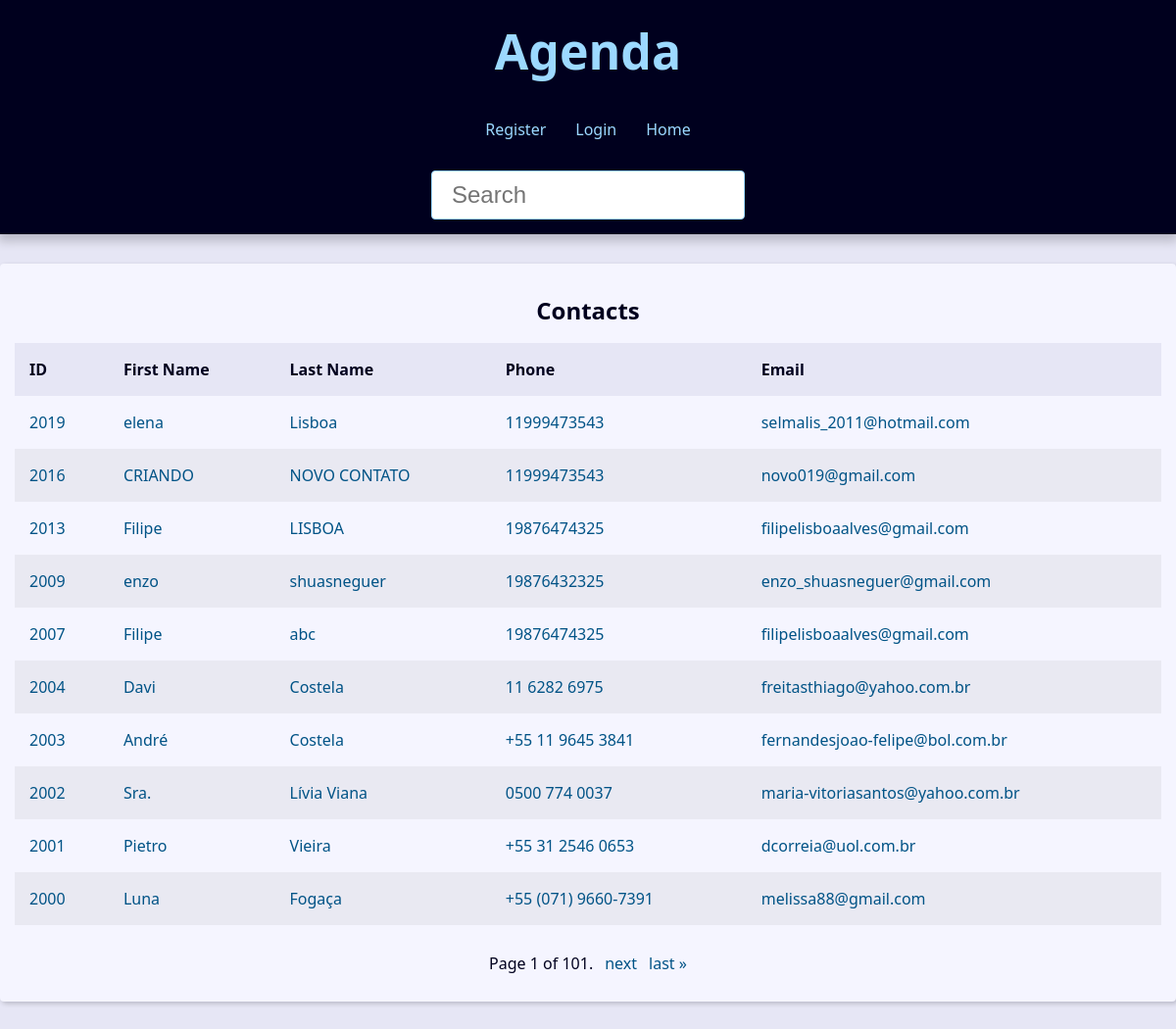
The page / on the database its author committed.
### contact/models.py (models this page shows, shortened)
class Contact(models.Model):
    first_name = models.CharField(max_length=50)
    last_name = models.CharField(max_length=50, blank=True)
    phone = models.CharField(max_length=50, verbose_name="Phone")
    email = models.EmailField(max_length=254, blank=True)
    created_date = models.DateTimeField(default=timezone.now)
    description = models.TextField(blank=True)
    show = models.BooleanField(default=True)
    picture = models.ImageField(blank=True, upload_to='pictureS/%Y/%m/') #python -m pip installPillow
    category = models.ForeignKey(
        Category,
        on_delete=models.SET_NULL,
        null=True,
        blank=True
        )
    owner = models.ForeignKey(
        User,
        on_delete=models.SET_NULL,
        null=True,
        blank=True
        )

### contact/views/contact_views.py (the view)
# urls.py: path('', views.index, name='index'),
def index(request):
    contacts = Contact.objects.filter(show=True).order_by('-id')
    p = Paginator(contacts, 10)
    page_number = request.GET.get("page")
    page_obj = p.get_page(page_number)
    title = f'Contacts -'
    context = {
        'title':title,
        'page_obj': page_obj
    }
    return render(
        request=request,
        template_name= 'contact/index.html',
        context=context
    )

### contact/templates/contact/index.html
{% extends "global/base.html" %}
{% block content %}
    {% if page_obj %}
        <div class="responsive-table">
            <table class="contacts-table ">
                <caption class="table-caption">Contacts</caption>
                <thead>
                    <tr class="table-row table-row-header">
                        <th class="table-header">ID</th>
                        <th class="table-header" >First Name</th>
                        <th class="table-header">Last Name</th>
                        <th class="table-header">Phone</th>
                        <th class="table-header">Email</th>
                    </tr>
                </thead>
                <tbody>
                    {% for contact in page_obj  %}
                        <tr class="table-row">
                            <td class="table-cel">
                                <a href="{% url "contact:contact" contact.id %}"class="table-link">
                                    {{contact.id}}
                                </a>
                            </td>
                            <td class="table-cel">
                                <a href="#" class="table-link">
                                    {{contact.first_name}}
                                </a>
                            </td>
                            <td class="table-cel">
                                <a href="#" class="table-link">
                                    {{contact.last_name}}
                                </a>
                            </td>
                            <td class="table-cel">
                                <a href="#" class="table-link">
                                    {{contact.phone}}
                                </a>
                            </td>
                            <td class="table-cel">
                                <a href="#" class="table-link">
                                    {{contact.email}}
                                </a>
                            </td>
                        </tr>
                    {% endfor %}
                </tbody>
            </table>
        </div>
    {% else %}
        <div class="single-contact">
            <h1 class="single-contact-name">
                Nenhum contato encontrado.
            </h1>
        </div>
    {% endif %}
{% endblock content %}

### base_templates/global/base.html (shortened to what this page needs)
{% include "global/partials/_head.html" %}
<body>
    {% include "global/partials/_header.html" %}
    <main class="content">
        {% block content %}{% endblock content %}
        {% include "global/partials/_pagination.html" %}
    </main>
</body>
</html>

### base_templates/global/partials/_head.html (shortened to what this page needs)
{% load static %}<!DOCTYPE html>
<html lang="pt-BR">
<head>
    <link rel="stylesheet" href="{% static 'global/css/style.css' %}">
</head>

### base_templates/global/partials/_header.html
<header class="header">
    <h1 class="header-heading">
        <a href="{% url "contact:index" %}" class="header-link">
            Agenda
        </a>
    </h1>
    <nav class="menu">
        <ul class="menu-list">
            {% if user.is_authenticated %}
                <li class="menu-item">
                    <a href="{% url "contact:create" %}" class="menu-link">Create</a>
                </li>
                <li class="menu-item">
                    <a href="{% url "contact:user_update" %}" class="menu-link">Profile</a>
                </li>
                <li class="menu-item">
                    <a href="{% url "contact:logout" %}" class="menu-link">Logout</a>
                </li>
            {% else %}
                <li class="menu-item">
                    <a href="{% url "contact:register" %}" class="menu-link">Register</a>
                </li>
                <li class="menu-item">
                    <a href="{% url "contact:login" %}" class="menu-link">Login</a>
                </li>
            {% endif %}
            <li class="menu-item">
                <a href="{% url "contact:index" %}" class="menu-link">Home</a>
            </li>
        </ul>
    </nav>
    <div class="search">
        <form action="{% url "contact:search" %}" method="get">
            <input
            type="text"
            class="search-input"
            placeholder="Search"
            id="search"
            name="q"
            value="{{request.GET.q.strip}}"
            >
        </form>
    </div>
</header>

### base_templates/global/partials/_pagination.html (shortened to what this page needs)
{% if page_obj  %}
    <div class="pagination">
        <span class="step-links">
            <span class="current">
                Page {{ page_obj.number }} of {{ page_obj.paginator.num_pages }}.
            </span>
            {% if page_obj.has_next %}
                <a href="?page={{ page_obj.next_page_number }} &q={{request.GET.q.strip}}">next</a>
                <a href="?page={{ page_obj.paginator.num_pages }} &q={{request.GET.q.strip}}">last &raquo;</a>
            {% endif %}
        </span>
    </div>
{% endif %}

### base_static/global/css/style.css (style rules this page uses)
:root { --spacing: 1.5rem; --link-dark-color: rgb(0, 83, 134); --link-light-color: rgb(156, 217, 255); --clr-white: rgb(245, 245, 255); --clr-black: rgb(0, 0, 30); --clr-light-gray: rgb(230, 230, 245); --clr-dark-shadow-5: rgba(0, 0, 10, 5%); --clr-dark-shadow-10: rgba(0, 0, 10, 10%); --clr-dark-shadow-20: rgba(0, 0, 10, 20%); --clr-light-shadow-5: rgba(200, 200, 255, 5%); --clr-light-shadow-10: rgba(200, 200, 255, 10%); --clr-light-shadow-20: rgba(200, 200, 255, 20%); --main-page-width: 120rem; --table-min-width: 60rem; --biggest-font-size: 5rem; --bigger-font-size: 4rem; --big-font-size: 3.2rem; --medium-font-size: 2.4rem; --small-font-size: 1.6rem; --smaller-font-size: 1.4rem; --smallest-font-size: 1.2rem; --transition-fast: 300ms; --transition-medium: 600ms; --transition-slow: 1s; --default-border-radius: 4px; }
*, *::before, *::after { margin: 0; padding: 0; box-sizing: border-box; }
html { font-size: 62.5%; }
body { font-family: system-ui, -apple-system, BlinkMacSystemFont, 'Segoe UI', Roboto, Oxygen, Ubuntu, Cantarell, 'Open Sans', 'Helvetica Neue', sans-serif; line-height: 1.5; font-size: var(--small-font-size); color: var(--clr-black); -webkit-font-smoothing: antialiased; background: var(--clr-light-gray); }
.header { background: var(--clr-black); padding: var(--spacing); box-shadow: 0 5px 10px 2px var(--clr-dark-shadow-20); z-index: 1; position: relative; }
.header-heading { font-size: var(--biggest-font-size); text-align: center; }
.header-link { color: var(--link-light-color); text-decoration: none; transition: filter var(--transition-fast) ease-in-out; }
.menu { margin: var(--spacing); }
.menu-list { list-style: none; display: flex; justify-content: center; flex-flow: row wrap; }
.menu-link { display: block; padding: var(--spacing); color: var(--link-light-color); text-decoration: none; transition: background-color var(--transition-fast) ease-in-out; border-radius: var(--default-border-radius); }
.content { max-width: var(--main-page-width); margin: calc(var(--spacing) * 2) auto; padding: var(--spacing); background: var(--clr-white); box-shadow: 2px 2px 5px var(--clr-dark-shadow-20); border-radius: var(--default-border-radius); }
.responsive-table { width: 100%; overflow-x: auto; }
.contacts-table { width: 100%; min-width: var(--table-min-width); border-collapse: collapse; }
.table-caption { font-size: var(--medium-font-size); font-weight: bold; padding: var(--spacing); }
.table-row { text-align: left; text-overflow: ellipsis; transition: background-color var(--transition-fast) ease-in-out; }
.table-row:nth-of-type(2n) { background: var(--clr-dark-shadow-5); }
.table-row-header { background: var(--clr-light-gray); color: var(--clr-black); }
.table-cel, .table-header { padding: var(--spacing); }
.table-link { color: var(--link-dark-color); transition: color var(--transition-fast) ease-in-out; text-decoration: none; }
.pagination { margin-top: var(--spacing); display: flex; justify-content: center; padding: calc(var(--spacing) * 0.8); font-size: var(--small-font-size); }
.pagination .step-links { display: flex; gap: calc(var(--spacing) * 0.8); }
.pagination .step-links a { color: var(--link-dark-color); transition: color var(--transition-fast) ease-in-out; text-decoration: none; display: block; }
.search { display: flex; justify-content: center; }
.search-input { font-size: var(--medium-font-size); padding: 1rem 2rem; width: 100%; max-width: 32rem; border-radius: var(--default-border-radius); border: 1px solid var(--link-light-color); }

### rows shown on the page
Contact: id "2019", first_name "elena", last_name "Lisboa", phone "11999473543", email "selmalis_2011@hotmail.com"
Contact: id "2016", first_name "CRIANDO", last_name "NOVO CONTATO", phone "11999473543", email "novo019@gmail.com"
Contact: id "2013", first_name "Filipe", last_name "LISBOA", phone "19876474325", email "filipelisboaalves@gmail.com"
Contact: id "2009", first_name "enzo", last_name "shuasneguer", phone "19876432325", email "enzo_shuasneguer@gmail.com"
Contact: id "2007", first_name "Filipe", last_name "abc", phone "19876474325", email "filipelisboaalves@gmail.com"
Contact: id "2004", first_name "Davi", last_name "Costela", phone "11 6282 6975", email "freitasthiago@yahoo.com.br"
Contact: id "2003", first_name "André", last_name "Costela", phone "+55 11 9645 3841", email "fernandesjoao-felipe@bol.com.br"
Contact: id "2002", first_name "Sra.", last_name "Lívia Viana", phone "0500 774 0037", email "maria-vitoriasantos@yahoo.com.br"
Contact: id "2001", first_name "Pietro", last_name "Vieira", phone "+55 31 2546 0653", email "dcorreia@uol.com.br"
Contact: id "2000", first_name "Luna", last_name "Fogaça", phone "+55 (071) 9660-7391", email "melissa88@gmail.com"

### other values the page prints
{{ page_obj.number }} "1"
{{ page_obj.paginator.num_pages }} "101"
